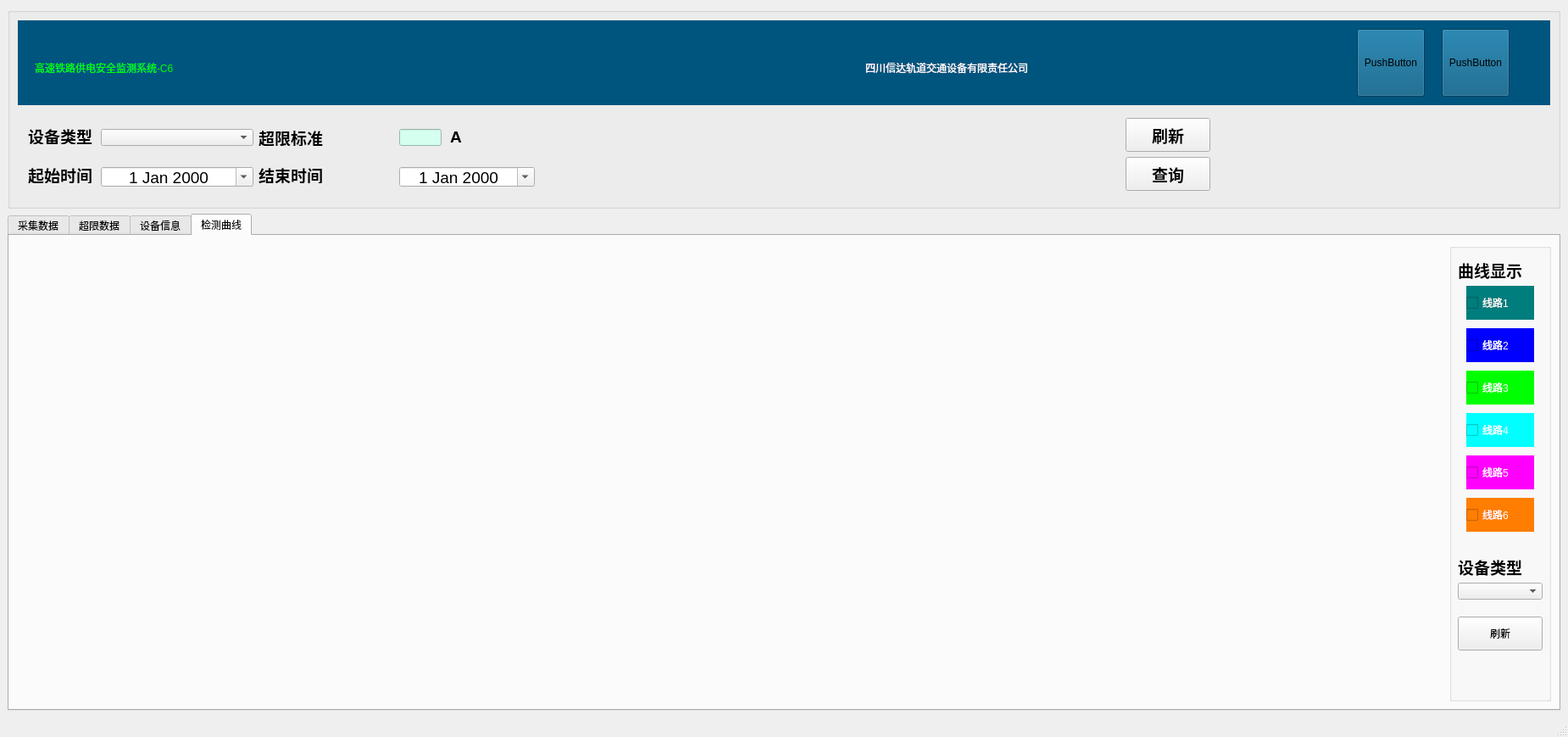
<?xml version="1.0" encoding="UTF-8"?>
<ui version="4.0">
 <class>MainWindow</class>
 <widget class="QMainWindow" name="MainWindow">
  <property name="geometry">
   <rect>
    <x>0</x>
    <y>0</y>
    <width>1850</width>
    <height>869</height>
   </rect>
  </property>
  <property name="windowTitle">
   <string>MainWindow</string>
  </property>
  <widget class="QWidget" name="centralwidget">
   <layout class="QGridLayout" name="gridLayout_6">
    <item row="0" column="0">
     <widget class="QGroupBox" name="groupBox_3">
      <property name="minimumSize">
       <size>
        <width>300</width>
        <height>0</height>
       </size>
      </property>
      <property name="title">
       <string/>
      </property>
      <layout class="QGridLayout" name="gridLayout">
       <item row="0" column="0" colspan="2">
        <widget class="QWidget" name="widget_2" native="true">
         <property name="minimumSize">
          <size>
           <width>0</width>
           <height>100</height>
          </size>
         </property>
         <property name="styleSheet">
          <string notr="true">background-color: rgb(0, 85, 127);</string>
         </property>
         <widget class="QLabel" name="label">
          <property name="geometry">
           <rect>
            <x>1000</x>
            <y>30</y>
            <width>531</width>
            <height>51</height>
           </rect>
          </property>
          <property name="styleSheet">
           <string notr="true">color: rgb(255, 255, 255);
font: 750 24pt  &quot;微软雅黑&quot;;
</string>
          </property>
          <property name="text">
           <string>四川信达轨道交通设备有限责任公司</string>
          </property>
         </widget>
         <widget class="QLabel" name="label_2">
          <property name="geometry">
           <rect>
            <x>20</x>
            <y>30</y>
            <width>531</width>
            <height>51</height>
           </rect>
          </property>
          <property name="styleSheet">
           <string notr="true">color:rgb(0, 255, 0);
font: 750 24pt  &quot;微软雅黑&quot;;
</string>
          </property>
          <property name="text">
           <string>高速铁路供电安全监测系统-C6</string>
          </property>
         </widget>
         <widget class="QPushButton" name="pbtnExit">
          <property name="geometry">
           <rect>
            <x>1680</x>
            <y>10</y>
            <width>80</width>
            <height>80</height>
           </rect>
          </property>
          <property name="minimumSize">
           <size>
            <width>80</width>
            <height>80</height>
           </size>
          </property>
          <property name="text">
           <string>PushButton</string>
          </property>
         </widget>
         <widget class="QPushButton" name="pbtnMin">
          <property name="geometry">
           <rect>
            <x>1580</x>
            <y>10</y>
            <width>80</width>
            <height>80</height>
           </rect>
          </property>
          <property name="minimumSize">
           <size>
            <width>80</width>
            <height>80</height>
           </size>
          </property>
          <property name="text">
           <string>PushButton</string>
          </property>
         </widget>
        </widget>
       </item>
       <item row="1" column="0">
        <widget class="QWidget" name="widget_3" native="true">
         <property name="minimumSize">
          <size>
           <width>650</width>
           <height>0</height>
          </size>
         </property>
         <property name="maximumSize">
          <size>
           <width>16777215</width>
           <height>30</height>
          </size>
         </property>
         <widget class="QLineEdit" name="lnbOverValue">
          <property name="geometry">
           <rect>
            <x>450</x>
            <y>10</y>
            <width>50</width>
            <height>20</height>
           </rect>
          </property>
          <property name="sizePolicy">
           <sizepolicy hsizetype="Preferred" vsizetype="Fixed">
            <horstretch>0</horstretch>
            <verstretch>0</verstretch>
           </sizepolicy>
          </property>
          <property name="minimumSize">
           <size>
            <width>50</width>
            <height>0</height>
           </size>
          </property>
          <property name="maximumSize">
           <size>
            <width>50</width>
            <height>16777215</height>
           </size>
          </property>
          <property name="font">
           <font>
            <pointsize>10</pointsize>
            <weight>75</weight>
            <bold>true</bold>
           </font>
          </property>
          <property name="styleSheet">
           <string notr="true">background-color: rgb(213, 255, 239);</string>
          </property>
         </widget>
         <widget class="QLabel" name="label_15">
          <property name="geometry">
           <rect>
            <x>12</x>
            <y>9</y>
            <width>80</width>
            <height>19</height>
           </rect>
          </property>
          <property name="sizePolicy">
           <sizepolicy hsizetype="Maximum" vsizetype="Preferred">
            <horstretch>0</horstretch>
            <verstretch>0</verstretch>
           </sizepolicy>
          </property>
          <property name="font">
           <font>
            <pointsize>14</pointsize>
            <weight>75</weight>
            <bold>true</bold>
           </font>
          </property>
          <property name="text">
           <string>设备类型</string>
          </property>
         </widget>
         <widget class="QComboBox" name="cmbDeviceType">
          <property name="geometry">
           <rect>
            <x>98</x>
            <y>10</y>
            <width>180</width>
            <height>20</height>
           </rect>
          </property>
          <property name="minimumSize">
           <size>
            <width>180</width>
            <height>0</height>
           </size>
          </property>
          <property name="maximumSize">
           <size>
            <width>180</width>
            <height>16777215</height>
           </size>
          </property>
         </widget>
         <widget class="QLabel" name="lblOver">
          <property name="geometry">
           <rect>
            <x>284</x>
            <y>9</y>
            <width>160</width>
            <height>23</height>
           </rect>
          </property>
          <property name="sizePolicy">
           <sizepolicy hsizetype="Maximum" vsizetype="Preferred">
            <horstretch>0</horstretch>
            <verstretch>0</verstretch>
           </sizepolicy>
          </property>
          <property name="minimumSize">
           <size>
            <width>160</width>
            <height>23</height>
           </size>
          </property>
          <property name="maximumSize">
           <size>
            <width>160</width>
            <height>23</height>
           </size>
          </property>
          <property name="font">
           <font>
            <pointsize>14</pointsize>
            <weight>75</weight>
            <bold>true</bold>
           </font>
          </property>
          <property name="text">
           <string>超限标准</string>
          </property>
         </widget>
         <widget class="QLabel" name="lblOverUnit">
          <property name="geometry">
           <rect>
            <x>510</x>
            <y>10</y>
            <width>25</width>
            <height>19</height>
           </rect>
          </property>
          <property name="sizePolicy">
           <sizepolicy hsizetype="Maximum" vsizetype="Preferred">
            <horstretch>0</horstretch>
            <verstretch>0</verstretch>
           </sizepolicy>
          </property>
          <property name="minimumSize">
           <size>
            <width>25</width>
            <height>0</height>
           </size>
          </property>
          <property name="font">
           <font>
            <pointsize>14</pointsize>
            <weight>75</weight>
            <bold>true</bold>
           </font>
          </property>
          <property name="text">
           <string>A</string>
          </property>
         </widget>
        </widget>
       </item>
       <item row="1" column="1" rowspan="2">
        <widget class="QWidget" name="widget" native="true">
         <property name="minimumSize">
          <size>
           <width>120</width>
           <height>0</height>
          </size>
         </property>
         <layout class="QGridLayout" name="gridLayout_7">
          <item row="1" column="0">
           <widget class="HoverBitmapBtn" name="pbtnUpdate">
            <property name="sizePolicy">
             <sizepolicy hsizetype="Fixed" vsizetype="Fixed">
              <horstretch>0</horstretch>
              <verstretch>0</verstretch>
             </sizepolicy>
            </property>
            <property name="minimumSize">
             <size>
              <width>100</width>
              <height>40</height>
             </size>
            </property>
            <property name="maximumSize">
             <size>
              <width>75</width>
              <height>16777215</height>
             </size>
            </property>
            <property name="font">
             <font>
              <pointsize>14</pointsize>
              <weight>75</weight>
              <bold>true</bold>
             </font>
            </property>
            <property name="styleSheet">
             <string notr="true"/>
            </property>
            <property name="text">
             <string>刷新</string>
            </property>
           </widget>
          </item>
          <item row="2" column="0">
           <widget class="HoverBitmapBtn" name="pbtnDataFilter">
            <property name="sizePolicy">
             <sizepolicy hsizetype="Fixed" vsizetype="Fixed">
              <horstretch>0</horstretch>
              <verstretch>0</verstretch>
             </sizepolicy>
            </property>
            <property name="minimumSize">
             <size>
              <width>100</width>
              <height>40</height>
             </size>
            </property>
            <property name="maximumSize">
             <size>
              <width>75</width>
              <height>16777215</height>
             </size>
            </property>
            <property name="font">
             <font>
              <pointsize>14</pointsize>
              <weight>75</weight>
              <bold>true</bold>
             </font>
            </property>
            <property name="styleSheet">
             <string notr="true"/>
            </property>
            <property name="text">
             <string>查询</string>
            </property>
           </widget>
          </item>
         </layout>
        </widget>
       </item>
       <item row="2" column="0">
        <widget class="QWidget" name="widget_4" native="true">
         <property name="minimumSize">
          <size>
           <width>650</width>
           <height>0</height>
          </size>
         </property>
         <property name="maximumSize">
          <size>
           <width>16777215</width>
           <height>30</height>
          </size>
         </property>
         <widget class="QDateEdit" name="endDate">
          <property name="geometry">
           <rect>
            <x>450</x>
            <y>0</y>
            <width>160</width>
            <height>23</height>
           </rect>
          </property>
          <property name="minimumSize">
           <size>
            <width>160</width>
            <height>0</height>
           </size>
          </property>
          <property name="maximumSize">
           <size>
            <width>160</width>
            <height>16777215</height>
           </size>
          </property>
          <property name="font">
           <font>
            <pointsize>14</pointsize>
           </font>
          </property>
          <property name="styleSheet">
           <string notr="true">background-image: url(:/images/images/lableBk.png);</string>
          </property>
          <property name="alignment">
           <set>Qt::AlignCenter</set>
          </property>
          <property name="buttonSymbols">
           <enum>QAbstractSpinBox::UpDownArrows</enum>
          </property>
          <property name="calendarPopup">
           <bool>true</bool>
          </property>
         </widget>
         <widget class="QLabel" name="label_20">
          <property name="geometry">
           <rect>
            <x>12</x>
            <y>0</y>
            <width>80</width>
            <height>19</height>
           </rect>
          </property>
          <property name="sizePolicy">
           <sizepolicy hsizetype="Maximum" vsizetype="Preferred">
            <horstretch>0</horstretch>
            <verstretch>0</verstretch>
           </sizepolicy>
          </property>
          <property name="font">
           <font>
            <pointsize>14</pointsize>
            <weight>75</weight>
            <bold>true</bold>
           </font>
          </property>
          <property name="text">
           <string>起始时间</string>
          </property>
         </widget>
         <widget class="QLabel" name="lblEndDate">
          <property name="geometry">
           <rect>
            <x>284</x>
            <y>0</y>
            <width>160</width>
            <height>19</height>
           </rect>
          </property>
          <property name="sizePolicy">
           <sizepolicy hsizetype="Maximum" vsizetype="Preferred">
            <horstretch>0</horstretch>
            <verstretch>0</verstretch>
           </sizepolicy>
          </property>
          <property name="minimumSize">
           <size>
            <width>160</width>
            <height>0</height>
           </size>
          </property>
          <property name="maximumSize">
           <size>
            <width>160</width>
            <height>16777215</height>
           </size>
          </property>
          <property name="font">
           <font>
            <pointsize>14</pointsize>
            <weight>75</weight>
            <bold>true</bold>
           </font>
          </property>
          <property name="text">
           <string>结束时间</string>
          </property>
         </widget>
         <widget class="QDateEdit" name="startDate">
          <property name="geometry">
           <rect>
            <x>98</x>
            <y>0</y>
            <width>180</width>
            <height>23</height>
           </rect>
          </property>
          <property name="minimumSize">
           <size>
            <width>180</width>
            <height>0</height>
           </size>
          </property>
          <property name="maximumSize">
           <size>
            <width>180</width>
            <height>16777215</height>
           </size>
          </property>
          <property name="font">
           <font>
            <pointsize>14</pointsize>
           </font>
          </property>
          <property name="styleSheet">
           <string notr="true">background-image: url(:/images/images/lableBk.png);</string>
          </property>
          <property name="alignment">
           <set>Qt::AlignCenter</set>
          </property>
          <property name="buttonSymbols">
           <enum>QAbstractSpinBox::UpDownArrows</enum>
          </property>
          <property name="calendarPopup">
           <bool>true</bool>
          </property>
         </widget>
        </widget>
       </item>
      </layout>
     </widget>
    </item>
    <item row="1" column="0">
     <widget class="QTabWidget" name="tabWidget">
      <property name="currentIndex">
       <number>3</number>
      </property>
      <widget class="QWidget" name="tabTable">
       <attribute name="title">
        <string>采集数据</string>
       </attribute>
       <layout class="QGridLayout" name="gridLayout_2">
        <item row="0" column="0">
         <widget class="multTableFrm" name="wdgTable" native="true"/>
        </item>
       </layout>
      </widget>
      <widget class="QWidget" name="tabOver">
       <attribute name="title">
        <string>超限数据</string>
       </attribute>
       <layout class="QGridLayout" name="gridLayout_4">
        <item row="0" column="0">
         <widget class="multTableFrm" name="wdgOver" native="true"/>
        </item>
       </layout>
      </widget>
      <widget class="QWidget" name="tabDevice">
       <attribute name="title">
        <string>设备信息</string>
       </attribute>
       <layout class="QGridLayout" name="gridLayout_5">
        <item row="0" column="0">
         <widget class="QTableView" name="tbTableInfo">
          <property name="minimumSize">
           <size>
            <width>0</width>
            <height>0</height>
           </size>
          </property>
          <property name="styleSheet">
           <string notr="true"/>
          </property>
          <property name="sortingEnabled">
           <bool>true</bool>
          </property>
         </widget>
        </item>
       </layout>
      </widget>
      <widget class="QWidget" name="tabCurve">
       <attribute name="title">
        <string>检测曲线</string>
       </attribute>
       <layout class="QGridLayout" name="gridLayout_3">
        <item row="0" column="0">
         <widget class="QCustomPlot" name="dataWidget" native="true">
          <property name="sizePolicy">
           <sizepolicy hsizetype="Expanding" vsizetype="Expanding">
            <horstretch>2</horstretch>
            <verstretch>0</verstretch>
           </sizepolicy>
          </property>
          <property name="minimumSize">
           <size>
            <width>0</width>
            <height>0</height>
           </size>
          </property>
         </widget>
        </item>
        <item row="0" column="1">
         <widget class="QGroupBox" name="groupBox">
          <property name="minimumSize">
           <size>
            <width>120</width>
            <height>0</height>
           </size>
          </property>
          <property name="styleSheet">
           <string notr="true">QCheckBox{
color: rgb(255, 255, 255);
	font:750, 11pt &quot;微软雅黑&quot;;
}</string>
          </property>
          <property name="title">
           <string/>
          </property>
          <widget class="QCheckBox" name="cb2">
           <property name="geometry">
            <rect>
             <x>20</x>
             <y>100</y>
             <width>80</width>
             <height>40</height>
            </rect>
           </property>
           <property name="minimumSize">
            <size>
             <width>80</width>
             <height>40</height>
            </size>
           </property>
           <property name="maximumSize">
            <size>
             <width>80</width>
             <height>40</height>
            </size>
           </property>
           <property name="styleSheet">
            <string notr="true">background-color: rgb(0, 0, 255);</string>
           </property>
           <property name="text">
            <string>线路2</string>
           </property>
          </widget>
          <widget class="QCheckBox" name="cb5">
           <property name="geometry">
            <rect>
             <x>20</x>
             <y>250</y>
             <width>80</width>
             <height>40</height>
            </rect>
           </property>
           <property name="minimumSize">
            <size>
             <width>80</width>
             <height>40</height>
            </size>
           </property>
           <property name="maximumSize">
            <size>
             <width>80</width>
             <height>40</height>
            </size>
           </property>
           <property name="styleSheet">
            <string notr="true">background-color: rgb(255, 0, 255);</string>
           </property>
           <property name="text">
            <string>线路5</string>
           </property>
          </widget>
          <widget class="QCheckBox" name="cb3">
           <property name="geometry">
            <rect>
             <x>20</x>
             <y>150</y>
             <width>80</width>
             <height>40</height>
            </rect>
           </property>
           <property name="minimumSize">
            <size>
             <width>80</width>
             <height>40</height>
            </size>
           </property>
           <property name="maximumSize">
            <size>
             <width>80</width>
             <height>40</height>
            </size>
           </property>
           <property name="styleSheet">
            <string notr="true">background-color: rgb(0, 255, 0);</string>
           </property>
           <property name="text">
            <string>线路3</string>
           </property>
          </widget>
          <widget class="QCheckBox" name="cb1">
           <property name="geometry">
            <rect>
             <x>20</x>
             <y>50</y>
             <width>80</width>
             <height>40</height>
            </rect>
           </property>
           <property name="minimumSize">
            <size>
             <width>80</width>
             <height>40</height>
            </size>
           </property>
           <property name="maximumSize">
            <size>
             <width>80</width>
             <height>40</height>
            </size>
           </property>
           <property name="styleSheet">
            <string notr="true">background-color: rgb(0, 125, 125);
</string>
           </property>
           <property name="text">
            <string>线路1</string>
           </property>
          </widget>
          <widget class="QCheckBox" name="cb4">
           <property name="geometry">
            <rect>
             <x>20</x>
             <y>200</y>
             <width>80</width>
             <height>40</height>
            </rect>
           </property>
           <property name="minimumSize">
            <size>
             <width>80</width>
             <height>40</height>
            </size>
           </property>
           <property name="maximumSize">
            <size>
             <width>80</width>
             <height>40</height>
            </size>
           </property>
           <property name="styleSheet">
            <string notr="true">background-color: rgb(0, 255, 255);</string>
           </property>
           <property name="text">
            <string>线路4</string>
           </property>
          </widget>
          <widget class="QCheckBox" name="cb6">
           <property name="geometry">
            <rect>
             <x>20</x>
             <y>300</y>
             <width>80</width>
             <height>40</height>
            </rect>
           </property>
           <property name="minimumSize">
            <size>
             <width>80</width>
             <height>40</height>
            </size>
           </property>
           <property name="maximumSize">
            <size>
             <width>80</width>
             <height>40</height>
            </size>
           </property>
           <property name="styleSheet">
            <string notr="true">background-color: rgb(255, 125, 0);</string>
           </property>
           <property name="text">
            <string>线路6</string>
           </property>
          </widget>
          <widget class="QLabel" name="label_16">
           <property name="geometry">
            <rect>
             <x>10</x>
             <y>370</y>
             <width>80</width>
             <height>22</height>
            </rect>
           </property>
           <property name="sizePolicy">
            <sizepolicy hsizetype="Maximum" vsizetype="Preferred">
             <horstretch>0</horstretch>
             <verstretch>0</verstretch>
            </sizepolicy>
           </property>
           <property name="font">
            <font>
             <pointsize>14</pointsize>
             <weight>75</weight>
             <bold>true</bold>
            </font>
           </property>
           <property name="text">
            <string>设备类型</string>
           </property>
          </widget>
          <widget class="QComboBox" name="cmbDeviceNo">
           <property name="geometry">
            <rect>
             <x>10</x>
             <y>400</y>
             <width>100</width>
             <height>20</height>
            </rect>
           </property>
           <property name="minimumSize">
            <size>
             <width>100</width>
             <height>0</height>
            </size>
           </property>
           <property name="maximumSize">
            <size>
             <width>60</width>
             <height>16777215</height>
            </size>
           </property>
          </widget>
          <widget class="QLabel" name="label_17">
           <property name="geometry">
            <rect>
             <x>10</x>
             <y>20</y>
             <width>80</width>
             <height>22</height>
            </rect>
           </property>
           <property name="sizePolicy">
            <sizepolicy hsizetype="Maximum" vsizetype="Preferred">
             <horstretch>0</horstretch>
             <verstretch>0</verstretch>
            </sizepolicy>
           </property>
           <property name="font">
            <font>
             <pointsize>14</pointsize>
             <weight>75</weight>
             <bold>true</bold>
            </font>
           </property>
           <property name="text">
            <string>曲线显示</string>
           </property>
          </widget>
          <widget class="HoverBitmapBtn" name="pbtnCurve">
           <property name="geometry">
            <rect>
             <x>10</x>
             <y>440</y>
             <width>100</width>
             <height>40</height>
            </rect>
           </property>
           <property name="minimumSize">
            <size>
             <width>100</width>
             <height>40</height>
            </size>
           </property>
           <property name="text">
            <string>刷新</string>
           </property>
          </widget>
         </widget>
        </item>
       </layout>
      </widget>
     </widget>
    </item>
   </layout>
  </widget>
  <widget class="QStatusBar" name="statusbar"/>
  <action name="deviceManager">
   <property name="text">
    <string>设备管理</string>
   </property>
   <property name="toolTip">
    <string>管理控制相关的设备</string>
   </property>
  </action>
 </widget>
 <customwidgets>
  <customwidget>
   <class>QCustomPlot</class>
   <extends>QWidget</extends>
   <header>qcustomplot.h</header>
   <container>1</container>
  </customwidget>
  <customwidget>
   <class>multTableFrm</class>
   <extends>QWidget</extends>
   <header location="global">multtablefrm.h</header>
   <container>1</container>
  </customwidget>
  <customwidget>
   <class>HoverBitmapBtn</class>
   <extends>QPushButton</extends>
   <header location="global">hoverbitmapbtn.h</header>
  </customwidget>
 </customwidgets>
 <resources/>
 <connections/>
</ui>
